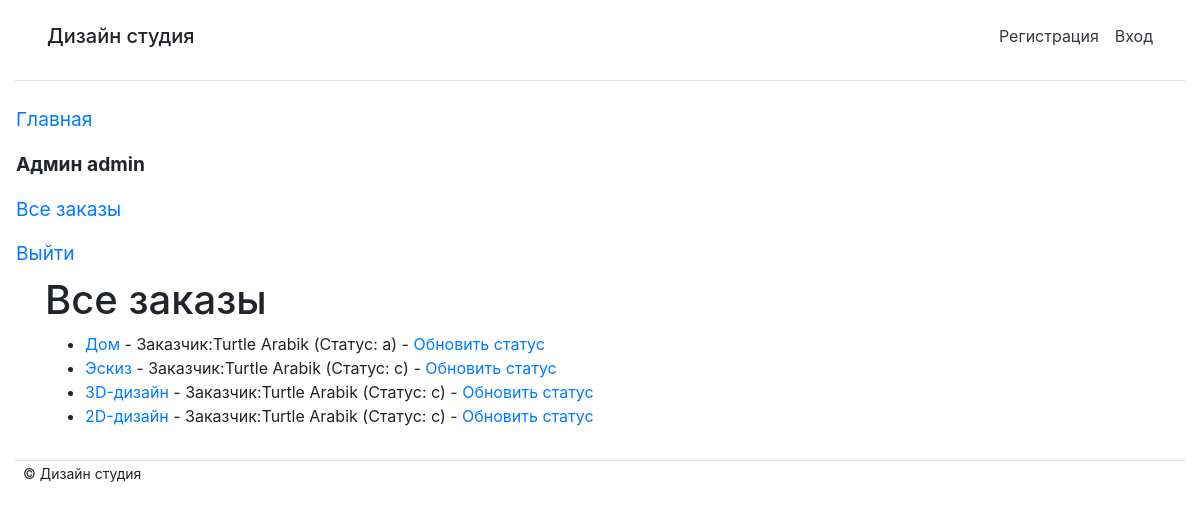
Page /studio/customer/ (signed in) on the earlier database version.
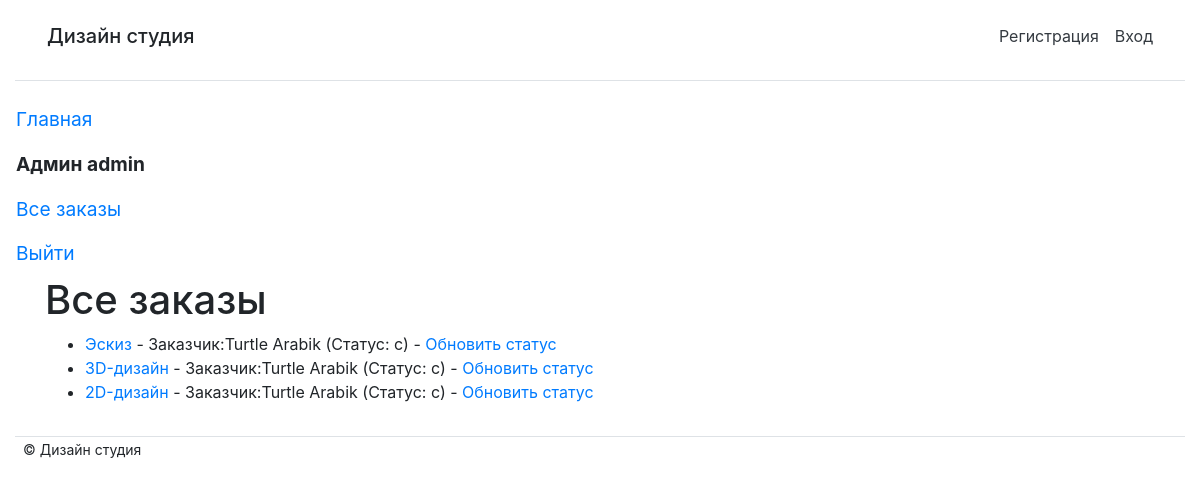
Same page on the later database version.
### studio/models.py (models this page shows, shortened)
class Order(models.Model):
    day_add = models.DateField(null=True, blank=True)
    name = models.CharField(max_length=200, verbose_name='Имя', blank=False)
    summary = models.TextField(max_length=1000, help_text="Описание", blank=False)
    category = models.ForeignKey('category', help_text="Выбор категории", on_delete=models.CASCADE, blank=False)
    photo_file = models.ImageField(max_length=200, upload_to=get_name_file, blank=False, null=True,
                                   validators=[FileExtensionValidator(allowed_extensions=['png', 'jpg', 'jpeg'])])
    customer_order = models.ForeignKey('user', on_delete=models.SET_NULL, null=True, blank=True)
    LOAN_STATUS = (
        ('n', 'Новая'),
        ('a', 'Принято в работу'),
        ('c', 'Выполнено'),
    )
    status = models.CharField(max_length=1, choices=LOAN_STATUS, blank=True, default='n')
    class Meta:
        ordering = ["status"]
        permissions = (("can_mark_returned", "Установите статус заказа"),)

class User(AbstractUser):
    name = models.CharField(max_length=200, verbose_name='Имя', blank=False, validators=[
        RegexValidator(
            regex='^[А-Яа-я -]*$',
            message='Имя пользователя должно состоять из кириллицы',
            code='invalid_username'
        ),
    ])
    surname = models.CharField(max_length=200, verbose_name='Фамилия', blank=False, validators=[
        RegexValidator(
            regex='^[А-Яа-я -]*$',
            message='Фамилия пользователя должно состоять из кириллицы',
            code='invalid_username'
        ),
    ])
    patronymic = models.CharField(max_length=200, verbose_name='Отчество', blank=True, validators=[
        RegexValidator(
            regex='^[А-Яа-я -]*$',
            message='Отчество пользователя должно состоять из кириллицы',
            code='invalid_username'
        ),
    ])
    username = models.CharField(max_length=200, verbose_name='Логин', unique=True, blank=False, validators=[
        RegexValidator(
            regex='^[A-Za-z -]*$',
            message='Имя пользователя должно состоять только из латиницы',
            code='invalid_username'
        ),
    ])
    email = models.EmailField(max_length=200, verbose_name='Почта', unique=True, blank=False)
    password = models.CharField(max_length=200, verbose_name='Пароль', blank=False)
    role = models.CharField(max_length=200, verbose_name='Роль',
                            choices=(('admin', 'Администратор'), ('user', 'Пользователь')), default='user')
    USERNAME_FIELD = 'username'
    def __str__(self):
        return str(self.name) + ' ' + str(self.surname)
    class Meta:
        ordering = ['name']

### studio/views.py (the view)
# urls.py: path(r'customer/', views.LoanedOrdersAllListView.as_view(), name='all-order'),
class LoanedOrdersAllListView(PermissionRequiredMixin, generic.ListView):
    model = Order
    permission_required = 'studio.can_mark_returned'
    template_name = 'studio/order_list_customer_all.html'
    paginate_by = 10
    def get_queryset(self):
        return Order.objects.all()

### studio/templates/studio/order_list_customer_all.html
{% extends "base.html" %}
{% block content %}
    <h1>Все заказы</h1>
    {% if order_list %}
    <ul>
      {% for order in order_list %}
      <li class="{% if order.is_overdue %}text-danger{% endif %}">
        <a href="{% url 'order-detail' order.pk %}">{{order.name}}</a> {% if user.is_staff %}- Заказчик:{{ order.customer_order }} (Статус: {{ order.status }}) {% endif %} {% if perms.studio.can_mark_returned %}- <a href="{% url 'order-update' order.id %}">Обновить статус</a>  {% endif %}
      </li>
      {% endfor %}
    </ul>
    {% else %}
      <p>Заказов нет</p>
    {% endif %}
{% endblock %}

Differences in the rows shown:
removed Order: name "Дом", customer_order "Turtle Arabik", status "a"
